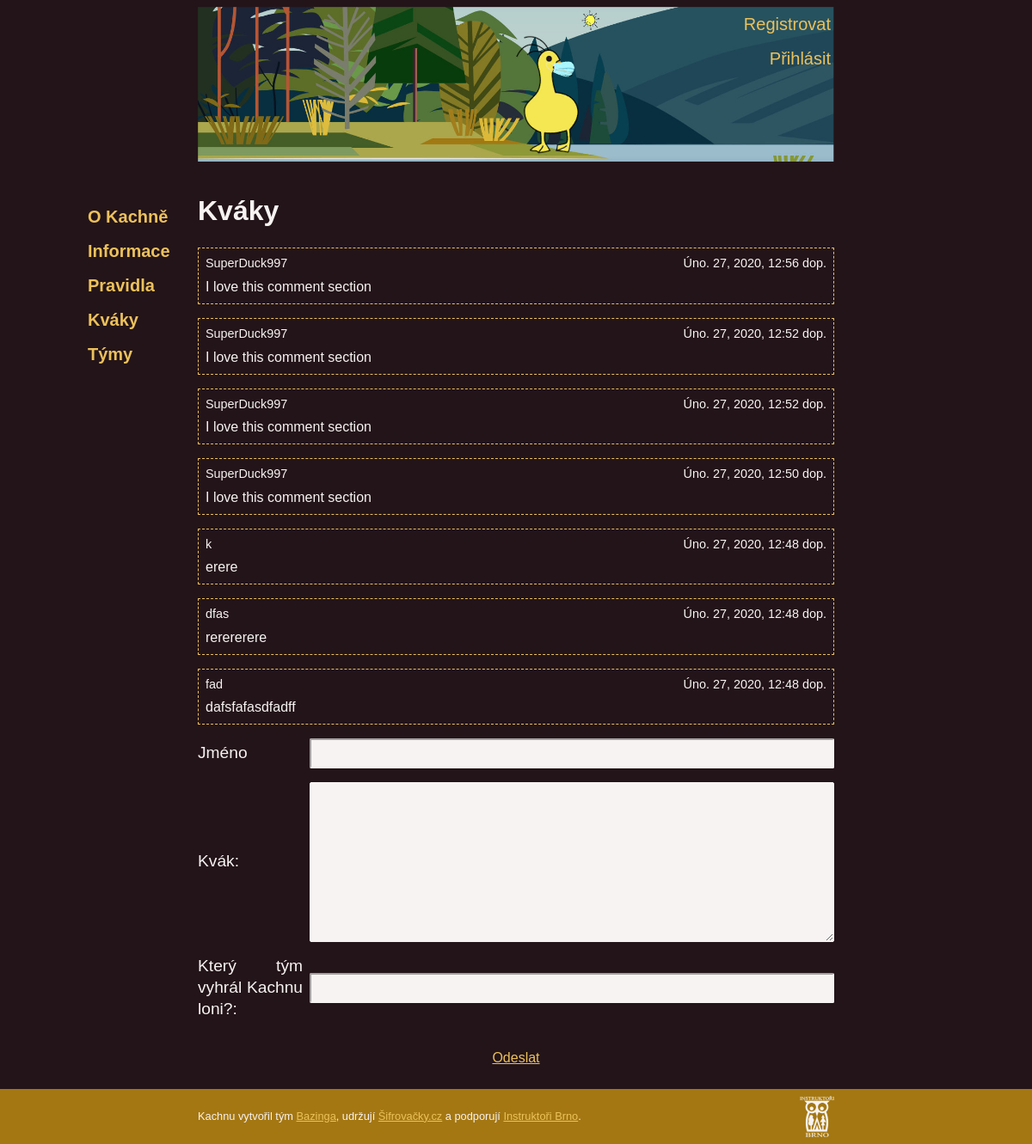
Before: /quackforum/ with the older database file.
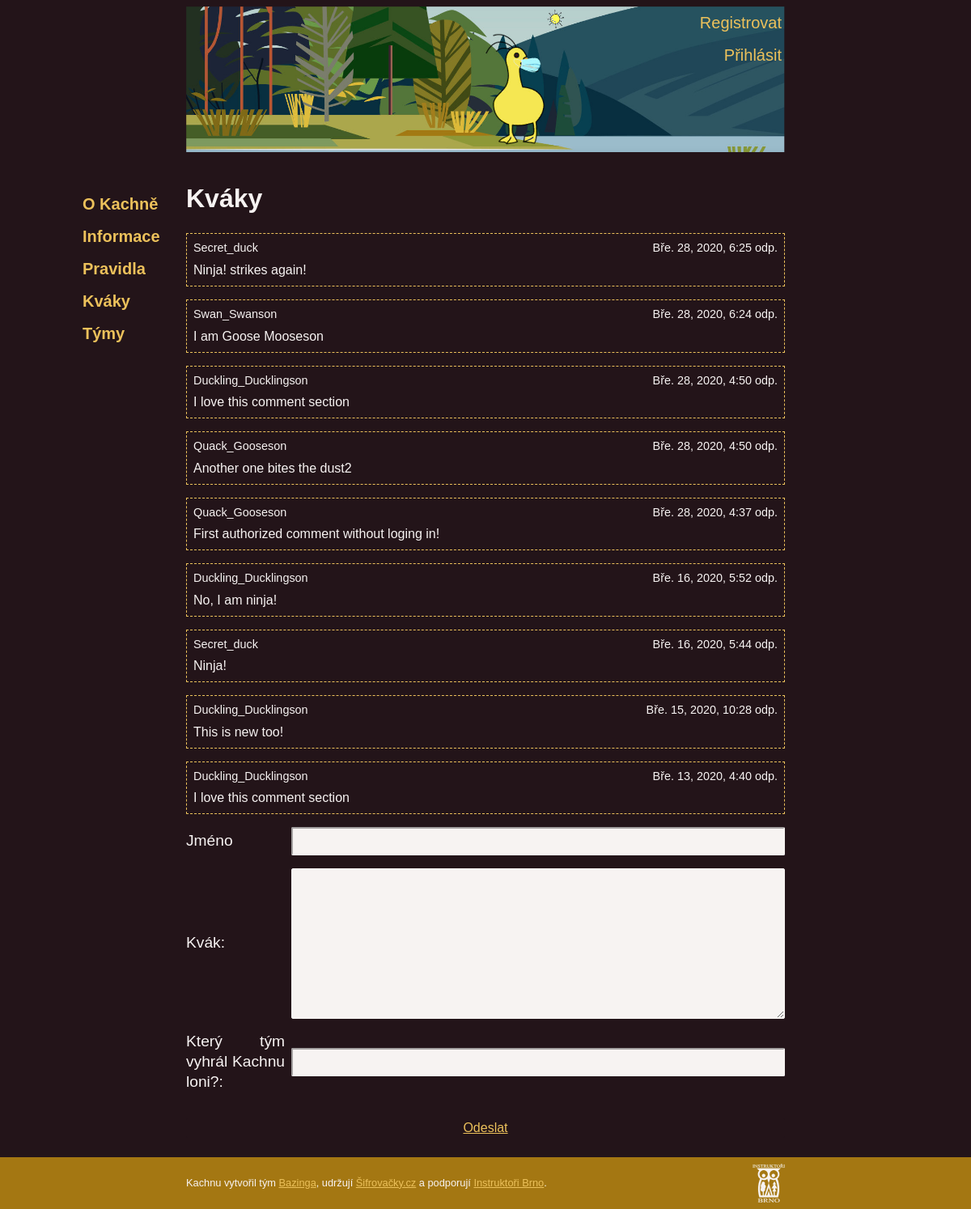
After: the same page with the newer database file.
### quack_forum/models.py (models this page shows, shortened)
class QuackForum(models.Model):
    comment = models.TextField(max_length=300)
    user = models.CharField(max_length=100)
    date_time = models.DateTimeField(auto_now=True)

### quack_forum/views.py (the view, shortened to what this page needs)
# urls.py: urlpatterns = [ path('',views.Comment,name = 'forum'),
def Comment(request):
    error_flag = ''
    if request.user.is_authenticated:
        html_path = 'quack_forum/forum.html'
        form = CommentForm()
        if request.method == "POST":
            form = CommentForm(request.POST)
            if form.is_valid():
                form_with_user = form.save(commit=False)
                form_with_user.user = request.user.username
                form_with_user.save()
            form = CommentForm()
    else:
        check_password = "TBD"
        html_path = 'quack_forum/forum_unauthorized.html'
        form = CommentForm()
    comment_list = QuackForum.objects.order_by('-date_time')
    return render(request,html_path,{'form':form,'comment_list':comment_list,'error_flag':error_flag})

### quack_forum/forms.py
class CommentForm(forms.ModelForm):
    class Meta:
        model = QuackForum
        fields = ('comment',)
        labels = {
            'comment': 'Kvák'
        }

### templates/quack_forum/forum_unauthorized.html (shortened to what this page needs)
{% extends "base.html" %}
{% block body_block %}
<div>
    <h1>Kváky</h1>
    <div class="comments">
        {% if comment_list %}
            {% for comment in comment_list %}
                <div class="quack">
                    <div class="quack-user">{{ comment.user }}</div>
                    <div class="quack-date">{{ comment.date_time }}</div>
                    <div class="quack-content">{{ comment.comment }}</div>
                </div>
            {% endfor %}
        {% endif %}
    </div>
    <div class = "form">
        <form method="POST">
            <label for="username">Jméno</label>
            <input type="text" name="username" id="username">
            {{ form }}
            <label for="check">Který tým vyhrál Kachnu loni?:</label>
            <input type="text" name ="check" id="check">
            <input type="submit" value="Odeslat">
        </form>
    </div>
</div>
{% endblock %}

Changed rows visible on the page:
removed QuackForum: user "SuperDuck997", date_time "Úno. 27, 2020, 12:56 dop.", comment "I love this comment section"
removed QuackForum: user "SuperDuck997", date_time "Úno. 27, 2020, 12:52 dop.", comment "I love this comment section"
removed QuackForum: user "SuperDuck997", date_time "Úno. 27, 2020, 12:52 dop.", comment "I love this comment section"
removed QuackForum: user "SuperDuck997", date_time "Úno. 27, 2020, 12:50 dop.", comment "I love this comment section"
removed QuackForum: user "k", date_time "Úno. 27, 2020, 12:48 dop.", comment "erere"
removed QuackForum: user "dfas", date_time "Úno. 27, 2020, 12:48 dop.", comment "rerererere"
removed QuackForum: user "fad", date_time "Úno. 27, 2020, 12:48 dop.", comment "dafsfafasdfadff"
added QuackForum: user "Secret_duck", date_time "Bře. 28, 2020, 6:25 odp.", comment "Ninja! strikes again!"
added QuackForum: user "Swan_Swanson", date_time "Bře. 28, 2020, 6:24 odp.", comment "I am Goose Mooseson"
added QuackForum: user "Duckling_Ducklingson", date_time "Bře. 28, 2020, 4:50 odp.", comment "I love this comment section"
added QuackForum: user "Quack_Gooseson", date_time "Bře. 28, 2020, 4:50 odp.", comment "Another one bites the dust2"
added QuackForum: user "Quack_Gooseson", date_time "Bře. 28, 2020, 4:37 odp.", comment "First authorized comment without loging in!"
added QuackForum: user "Duckling_Ducklingson", date_time "Bře. 16, 2020, 5:52 odp.", comment "No, I am ninja!"
added QuackForum: user "Secret_duck", date_time "Bře. 16, 2020, 5:44 odp.", comment "Ninja!"
added QuackForum: user "Duckling_Ducklingson", date_time "Bře. 15, 2020, 10:28 odp.", comment "This is new too!"
added QuackForum: user "Duckling_Ducklingson", date_time "Bře. 13, 2020, 4:40 odp.", comment "I love this comment section"
